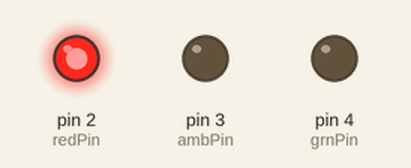
Bench run of a sketch on a simulated Arduino Uno, built with avr-gcc and run on an emulated ATmega328P. Shown: output pins drawn as LEDs (lit = HIGH). Random numbers use the default seed unless the sketch sets one.

Above: at 0.1 s.
At 76.2 s:
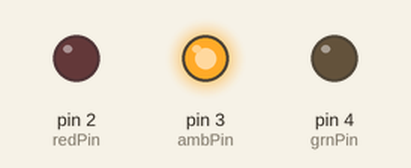
At 116.8 s:
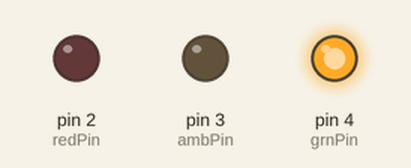
Timing chart, 0 to 118.3 s (numbered marks = the images above):
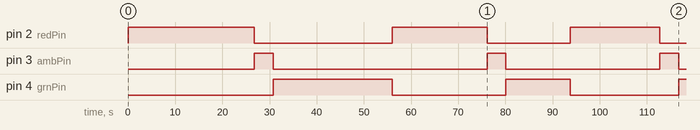

The sketch:

arduino_traffic_lights.ino
```cpp
#define redPin 2
#define ambPin 3
#define grnPin 4

void setup() {
  pinMode(redPin, OUTPUT);
  pinMode(ambPin, OUTPUT);
  pinMode(grnPin, OUTPUT);
}

void loop() {
  digitalWrite(redPin, HIGH);
  delay(random(10000, 30000));
  digitalWrite(redPin, LOW);

  digitalWrite(ambPin, HIGH);
  delay(4000);
  digitalWrite(ambPin, LOW);

  digitalWrite(grnPin, HIGH);
  delay(random(10000, 30000));
  digitalWrite(grnPin, LOW);
}
```

Measured:
- by itself, pin 2 (redPin): goes HIGH 26.8 s, LOW 29.2 s, HIGH 20.1 s, LOW 17.7 s, HIGH 18.9 s, then LOW
- by itself, pin 3 (ambPin): goes HIGH 4.0 s, LOW 45.3 s, HIGH 4.0 s, LOW 32.6 s, HIGH 4.0 s, then LOW
- by itself, pin 4 (grnPin): goes HIGH 25.2 s, LOW 24.1 s, HIGH 13.7 s, LOW 22.9 s, then HIGH
